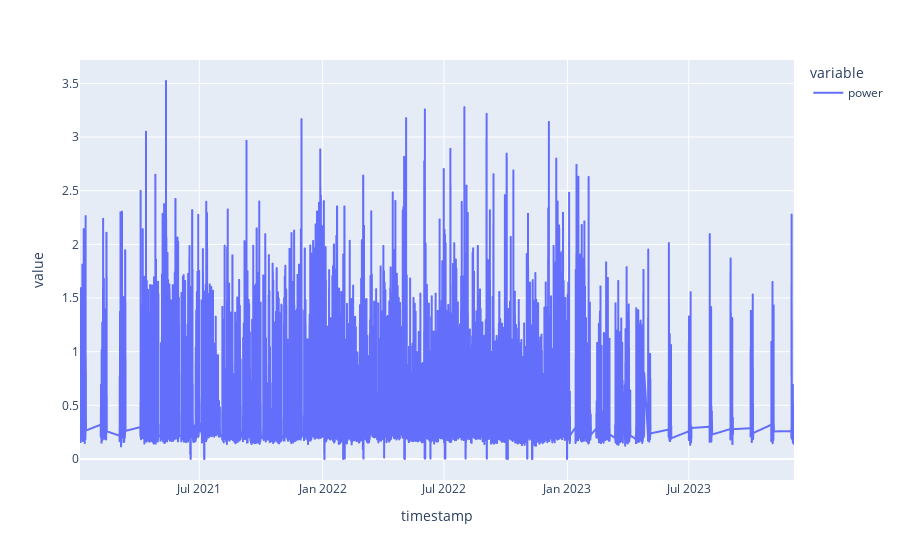

Write notebook code for a chart like this one.
### Code cell
px.line(df_clean)

### Figure 1 — Plotly figure (JSON) as saved in the notebook; plotly's stock layout.template omitted (floating-point values rounded to 4 significant figures; data arrays with more than 128 entries replaced by an {"elided": "..."} marker saying what was removed)
{"data": [{"hovertemplate": "variable=power<br>timestamp=%{x}<br>value=%{y}<extra></extra>", "legendgroup": "power", "line": {"color": "#636efa", "dash": "solid"}, "marker": {"symbol": "circle"}, "mode": "lines", "name": "power", "showlegend": true, "type": "scattergl", "x": {"elided": "18025 str values"}, "xaxis": "x", "y": {"elided": "18025 float values"}, "yaxis": "y"}], "layout": {"legend": {"title": {"text": "variable"}, "tracegroupgap": 0}, "margin": {"t": 60}, "xaxis": {"anchor": "y", "domain": [0, 1], "title": {"text": "timestamp"}}, "yaxis": {"anchor": "x", "domain": [0, 1], "title": {"text": "value"}}}}
